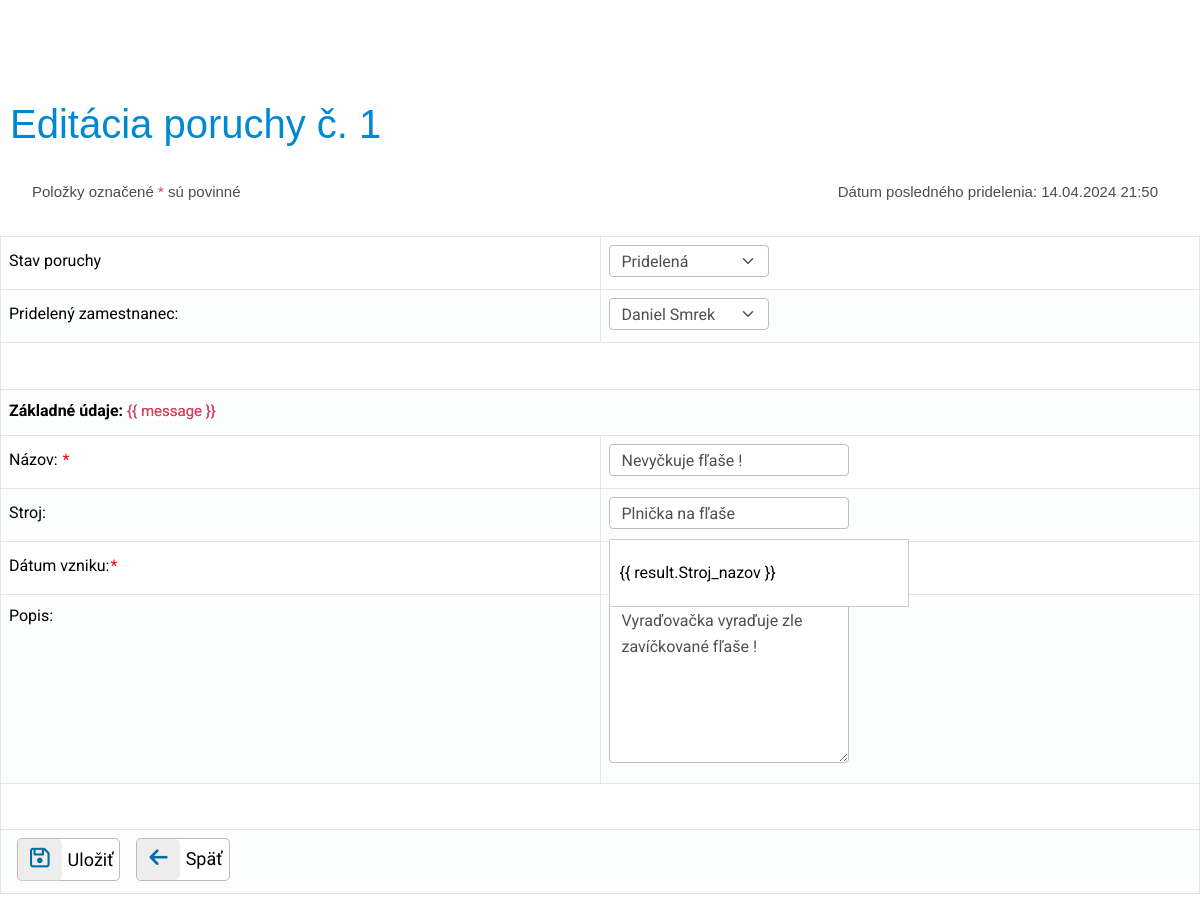
/porucha.php?PoruchaID=1 (signed in), run on the app's committed database.
### tables this page shows
CREATE TABLE `porucha` (
  `Por_nazov` varchar(50) NOT NULL,
  `Por_popis` varchar(100) DEFAULT NULL,
  `Por_stav` int(11) NOT NULL,
  `Por_datum_vzniku` datetime NOT NULL,
  `Por_datum_pridelenia` datetime DEFAULT NULL,
  `PoruchaID` int(10) UNSIGNED NOT NULL,
  `StrojID` int(10) UNSIGNED DEFAULT NULL,
  `PouzivatelID` int(10) UNSIGNED DEFAULT NULL
);

CREATE TABLE `stroj` (
  `Stroj_nazov` varchar(50) NOT NULL,
  `Stroj_popis` varchar(100) DEFAULT NULL,
  `Stroj_vyrobca` varchar(30) NOT NULL,
  `Stroj_umiestnenie` varchar(30) NOT NULL,
  `Stroj_datum_vyroby` date DEFAULT NULL,
  `Stroj_vyrobne_cislo` varchar(20) NOT NULL,
  `Stroj_evidencne_cislo` varchar(20) NOT NULL,
  `Stroj_datum_prevzatia` date DEFAULT NULL,
  `Stroj_zarucna_doba` int(11) DEFAULT NULL,
  `StrojID` int(10) UNSIGNED NOT NULL,
  `DodavatelID` int(10) UNSIGNED DEFAULT NULL
);

### lib.php (called while the page is built, shortened)
<?php
function strip_tags_html($input) {
	$input = strip_tags($input);
	$input = htmlspecialchars($input);
	return $input;
}
function selected($nazovprem,$hodnota)
{
 if ($nazovprem == $hodnota)
 return 'selected';
}
function ZistiPrava($nazovPrava,$dblink)
{
	$ID_role = strip_tags_html($_SESSION['Login_RolaID']);
	$vratit=0;
	switch ($ID_role)  {
		case 1:
			$vratit=1;
			break;
	}
	return $vratit;
}
?>

### porucha.php (the view, shortened to what this page needs)
<!DOCTYPE html>
<html>
<head>
    <?php include_once "head.php";
    include "config.php";
    include_once "lib.php";
    include 'login.php';
    ?>
</head>
<body>
<?php
mysqli_set_charset($dblink, "utf8mb4");
$PoruchaID=mysqli_real_escape_string($dblink,strip_tags_html($_GET["PoruchaID"]));
$PoruchaID=intval($PoruchaID);
if($PoruchaID)
{
    $zobrazit=strip_tags_html($_GET["zobrazit"]);
    $sql="select * from porucha p LEFT JOIN zamestnanec z ON p.PouzivatelID = z.PouzivatelID LEFT JOIN stroj s ON p.StrojID = s.StrojID WHERE p.PoruchaID = $PoruchaID";
    if($zobrazit)
    {
        $akcia="preview";
        $nadpis = "Porucha č. ".$PoruchaID;
    }
    else
    {
        $akcia = "update";
        $nadpis = "Editácia poruchy č. ".$PoruchaID;
    }
    $vysledok = mysqli_query($dblink,$sql);
    $riadok = mysqli_fetch_assoc($vysledok);
    $Por_nazov = strip_tags_html($riadok["Por_nazov"]);
    $Por_popis = strip_tags_html($riadok["Por_popis"]);
    $Por_stav = strip_tags_html($riadok["Por_stav"]);
    $Por_datum_pridelenia = strip_tags_html($riadok["Por_datum_pridelenia"]);
    $Stroj_nazov = strip_tags_html($riadok["Stroj_nazov"]);
    $PouzivatelID = strip_tags_html($riadok["PouzivatelID"]);
    if($Por_datum_pridelenia == "0000-00-00 00:00:00") $Por_datum_pridelenia = "";
    else $Por_datum_pridelenia = date("d.m.Y H:i", strtotime($Por_datum_pridelenia));
}
?>
<h1><?php echo $nadpis; ?></h1>
<p>
<form id ="myapp_form" action="zmena_poruchy.php" method="POST" onsubmit="return app.strojChecked">
    <?php if($Por_datum_pridelenia): ?>
        <div class="container d-flex align-items-center">
            <p class="oznam text-grey text-start" style="margin-left:-0.625rem!important;">Položky označené <span class="red bold">*</span> sú povinné</p>
            <p class="oznam text-grey text-end " style="margin-left:2rem !important;">Dátum posledného pridelenia: <?php echo $Por_datum_pridelenia;?></p>
        </div>
    <?php else: ?>
        <p class="oznam text-grey text-start">Položky označené <span class="red bold">*</span> sú povinné</p>
    <?php endif; ?>
    <table class="zoznam">
        <?php if(ZistiPrava("editStavAZamestnanecNaPoruche",$dblink) == 1){ ?>
        <tr><td style = "vertical-align:middle !important;">Stav poruchy</td>
            <td style = "vertical-align:middle !important;">
                <select class="form-select" name="Por_stav" <?php echo disabled($akcia);?>>
                    <option value="2" <?php echo selected($Por_stav,'2') ?> > Pridelená </option>
                </select>
            </td></tr>
        <tr><td style = "vertical-align:middle !important;">Pridelený zamestnanec:</td>
            <td style = "vertical-align:middle !important;">
                <?php $sql = "Select * FROM zamestnanec z LEFT JOIN pouzivatel p ON z.PouzivatelID = p.PouzivatelID WHERE RolaID = 4";
                $vysledok=mysqli_query($dblink,$sql);
                if (!$vysledok):
                    echo "Doslo k chybe pri vytvarani SQL dotazu !";
                else:
                    ?>
                    <select class = "form-select" name="PouzivatelID"  <?php echo disabled($akcia);?>>
                        <?php while($riadok=mysqli_fetch_assoc($vysledok)): ?>
                            <option value="<?php echo $riadok["PouzivatelID"];?>" <?php echo selected($PouzivatelID,$riadok["PouzivatelID"]); ?>><?php echo $riadok["Zam_meno"]." ".$riadok["Zam_priezvisko"]; ?></option>
                        <?php endwhile; ?>
                    </select>
                <?php endif; ?>
            </td></tr>
        <tr><td colspan="2"><br></td></tr>
        <?php } ?>
        <tr><td colspan="2"><b>Základné údaje: </b><span class="cervene" v-if="message" >{{ message }}</span></td></tr>
        <tr><td>Názov: <span class="hviezdicka">*</span></td><td style="width:50%;"><input required type="text" class="form-control" name="Por_nazov" value="<?php echo $Por_nazov;?>" <?php echo disabled($akcia);?>/></td></tr>
        <tr><td>Stroj:</td>
            <td>
                <ul>
                    <div>
                        <input
                                class="form-control"
                                type="text"
                                name="Stroj_nazov"
                                v-model="searchInput"
                                placeholder="Vyberte stroj"
                                autocomplete="off"
                                @focus="showResults = true"
                                @blur="showResults = false"
                                @change="checkStroj()"
                                @keydown.down.prevent="moveSelection(1)"
                                @keydown.up.prevent="moveSelection(-1)"
                                @keydown.enter.prevent="selectMachine(filteredMachine[selectedIndex].Stroj_nazov,filteredMachine[selectedIndex].StrojID)"
                                value="<?php echo $Stroj_nazov;?>"
                                <?php echo disabled($akcia);?>
                        />
                        <div class="results zoznam_pozicii" v-if="showResults && filteredMachine.length > 0">
                            <ul>
                                <li
                                        class="pozicie"
                                        v-for="(result, index) in filteredMachine"
                                        :key="index"
                                        v-if="index < 5"
                                        @mouseover="mouseover(index)"
                                        @click="selectMachine(result.Stroj_nazov,result.StrojID)"
                                        @mousedown.prevent
                                        :class="{ selected: selectedIndex === index || mouseIndex === index }"
                                >
                                    {{ result.Stroj_nazov }}
                                </li>
                            </ul>
                        </div>
                    </div>
                </ul>
            </td>
        </tr>
        <tr><td>Dátum vzniku:<span class="hviezdicka">*</span></td><td> </td></tr>
        <tr><td style = "vertical-align:top !important;">Popis:</td><td><textarea type="text" class="form-control" name="Por_popis" <?php echo disabled($akcia); ?>><?php echo $Por_popis;?></textarea></td></tr>
         <tr><td colspan="2"><br></td></tr>
        <tr><td colspan="2">
                <?php if($akcia !='preview'):?>
                <div class="d-flex" style="margin-right: 40px !important;">
                    <button type="submit" title="Uložiť" value="Uložiť"  class="btn-light btn-labeled btn_ikony">
                        <span class="btn-label"><i class="fa-regular fa-floppy-disk"></i></span>Uložiť
                    </button>
                    <button type="submit" name="back" form="back" value="Späť" title="Spať" class="btn-light btn-labeled btn_ikony ">
                        <span class="btn-label"><i class="fa fa-arrow-left" style="font-size: 1.3rem;"></i></span>Späť
                    </button>
                </div>
                <?php else:?>
                    <button type="submit" name="back" form="back" value="Späť" title="Spať" class="btn-light btn-labeled btn_ikony">
                        <span class="btn-label "><i class="fa fa-arrow-left"></i></span>Späť
                    </button>
                <?php endif;?>
                </td></tr>
    </table>
</form>
</p>
</body>
</html>

### data on the page
porucha: Por_datum_pridelenia "14.04.2024 21:50", Por_nazov "Nevyčkuje fľaše !", Stroj_nazov "Plnička na fľaše", Por_popis "Vyraďovačka vyraďuje zle zavíčkované fľaše !"

### other printed values
$nadpis "Editácia poruchy č. 1"
form field PouzivatelID "Daniel Smrek"
